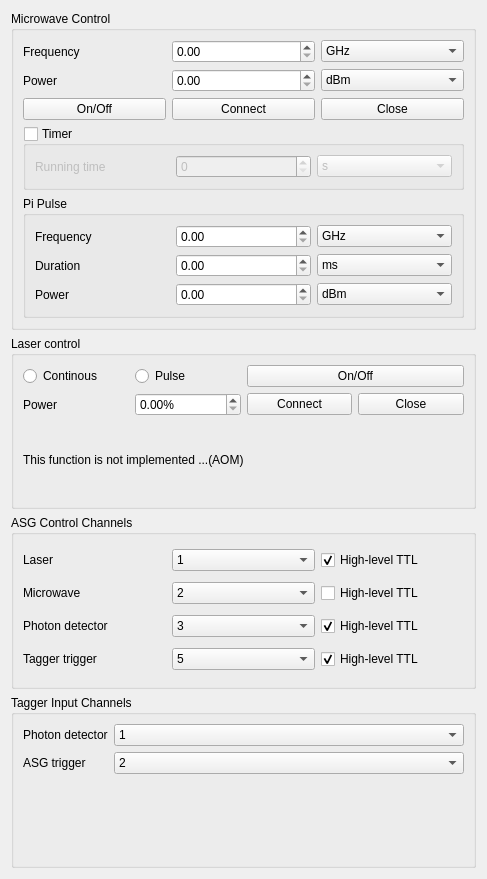
       <widget class="QWidget" name="pageGeneric">
        <property name="geometry">
         <rect>
          <x>0</x>
          <y>0</y>
          <width>487</width>
          <height>879</height>
         </rect>
        </property>
        <attribute name="label">
         <string>Generic Configuration</string>
        </attribute>
        <layout class="QGridLayout" name="gridLayout_12">
         <item row="0" column="0">
          <widget class="QGroupBox" name="groupBoxMicrowaveControl">
           <property name="title">
            <string>Microwave Control</string>
           </property>
           <layout class="QVBoxLayout" name="verticalLayout_7">
            <item>
             <layout class="QHBoxLayout" name="horizontalLayout_6">
              <item>
               <widget class="QLabel" name="labelMicrowaveFrequency">
                <property name="text">
                 <string>Frequency</string>
                </property>
               </widget>
              </item>
              <item>
               <widget class="QDoubleSpinBox" name="doubleSpinBoxMicrowaveFrequency"/>
              </item>
              <item>
               <widget class="QComboBox" name="comboBoxMicrowaveFrequencyUnit">
                <item>
                 <property name="text">
                  <string>GHz</string>
                 </property>
                </item>
                <item>
                 <property name="text">
                  <string>MHz</string>
                 </property>
                </item>
                <item>
                 <property name="text">
                  <string>KHz</string>
                 </property>
                </item>
                <item>
                 <property name="text">
                  <string>Hz</string>
                 </property>
                </item>
               </widget>
              </item>
             </layout>
            </item>
            <item>
             <layout class="QHBoxLayout" name="horizontalLayout_7">
              <item>
               <widget class="QLabel" name="labelMicrowavePower">
                <property name="text">
                 <string>Power</string>
                </property>
               </widget>
              </item>
              <item>
               <widget class="QDoubleSpinBox" name="doubleSpinBoxMicrowavePower"/>
              </item>
              <item>
               <widget class="QComboBox" name="comboBoxMicrowavePowerUnit">
                <item>
                 <property name="text">
                  <string>dBm</string>
                 </property>
                </item>
                <item>
                 <property name="text">
                  <string>mW</string>
                 </property>
                </item>
               </widget>
              </item>
             </layout>
            </item>
            <item>
             <layout class="QHBoxLayout" name="horizontalLayout_21">
              <item>
               <widget class="QPushButton" name="pushButtonMicrowaveOnOff">
                <property name="sizePolicy">
                 <sizepolicy hsizetype="Minimum" vsizetype="Minimum">
                  <horstretch>0</horstretch>
                  <verstretch>0</verstretch>
                 </sizepolicy>
                </property>
                <property name="text">
                 <string>On/Off</string>
                </property>
                <property name="checkable">
                 <bool>true</bool>
                </property>
               </widget>
              </item>
              <item>
               <widget class="QPushButton" name="pushButtonMicrowaveConnect">
                <property name="text">
                 <string>Connect</string>
                </property>
               </widget>
              </item>
              <item>
               <widget class="QPushButton" name="pushButtonMicrowaveClose">
                <property name="text">
                 <string>Close</string>
                </property>
               </widget>
              </item>
             </layout>
            </item>
            <item>
             <widget class="QGroupBox" name="groupBox_2">
              <property name="title">
               <string>Timer</string>
              </property>
              <property name="checkable">
               <bool>true</bool>
              </property>
              <property name="checked">
               <bool>false</bool>
              </property>
              <layout class="QHBoxLayout" name="horizontalLayout_4">
               <item>
                <widget class="QLabel" name="labelMicrowaveTimer">
                 <property name="text">
                  <string>Running time</string>
                 </property>
                </widget>
               </item>
               <item>
                <widget class="QSpinBox" name="spinBoxMicrowaveTimerTime"/>
               </item>
               <item>
                <widget class="QComboBox" name="comboBoxMicrowaveTimerTimeUnit">
                 <item>
                  <property name="text">
                   <string>s</string>
                  </property>
                 </item>
                 <item>
                  <property name="text">
                   <string>ms</string>
                  </property>
                 </item>
                 <item>
                  <property name="text">
                   <string>us</string>
                  </property>
                 </item>
                </widget>
               </item>
              </layout>
             </widget>
            </item>
            <item>
             <widget class="QGroupBox" name="groupBoxMicrowavePiPulse">
              <property name="title">
               <string>Pi Pulse</string>
              </property>
              <layout class="QVBoxLayout" name="verticalLayout_8">
               <item>
                <layout class="QHBoxLayout" name="horizontalLayout_5">
                 <item>
                  <widget class="QLabel" name="labelMicrowavePiPulsePiPulseFrequency">
                   <property name="text">
                    <string>Frequency</string>
                   </property>
                  </widget>
                 </item>
                 <item>
                  <widget class="QDoubleSpinBox" name="doubleSpinBoxMicrowavePiPulseFrequency"/>
                 </item>
                 <item>
                  <widget class="QComboBox" name="comboBoxMicrowavePiPulseFrequencyUnit">
                   <item>
                    <property name="text">
                     <string>GHz</string>
                    </property>
                   </item>
                   <item>
                    <property name="text">
                     <string>MHz</string>
                    </property>
                   </item>
                   <item>
                    <property name="text">
                     <string>KHz</string>
                    </property>
                   </item>
                   <item>
                    <property name="text">
                     <string>Hz</string>
                    </property>
                   </item>
                  </widget>
                 </item>
                </layout>
               </item>
               <item>
                <layout class="QHBoxLayout" name="horizontalLayout_20">
                 <item>
                  <widget class="QLabel" name="labelMicrowavePiPulseDuration">
                   <property name="text">
                    <string>Duration</string>
                   </property>
                  </widget>
                 </item>
                 <item>
                  <widget class="QDoubleSpinBox" name="doubleSpinBoxMicrowavePiPulseDuration"/>
                 </item>
                 <item>
                  <widget class="QComboBox" name="comboBoxMicrowavePiPulseDurationUnit">
                   <item>
                    <property name="text">
                     <string>ms</string>
                    </property>
                   </item>
                   <item>
                    <property name="text">
                     <string>us</string>
                    </property>
                   </item>
                   <item>
                    <property name="text">
                     <string>ns</string>
                    </property>
                   </item>
                  </widget>
                 </item>
                </layout>
               </item>
               <item>
                <layout class="QHBoxLayout" name="horizontalLayout_19">
                 <item>
                  <widget class="QLabel" name="labelMicrowavePiPulsePower">
                   <property name="text">
                    <string>Power</string>
                   </property>
                  </widget>
                 </item>
                 <item>
                  <widget class="QDoubleSpinBox" name="doubleSpinBoxMicrowavePiPulsePower"/>
                 </item>
                 <item>
                  <widget class="QComboBox" name="comboBoxMicrowavePiPulsePowerUnit">
                   <item>
                    <property name="text">
                     <string>dBm</string>
                    </property>
                   </item>
                   <item>
                    <property name="text">
                     <string>mW</string>
                    </property>
                   </item>
                  </widget>
                 </item>
                </layout>
               </item>
              </layout>
             </widget>
            </item>
           </layout>
          </widget>
         </item>
         <item row="1" column="0">
          <widget class="QGroupBox" name="groupBoxLaserControl">
           <property name="title">
            <string>Laser control</string>
           </property>
           <layout class="QVBoxLayout" name="verticalLayout_2">
            <item>
             <layout class="QGridLayout" name="gridLayout_7">
              <item row="0" column="0">
               <widget class="QRadioButton" name="radioButtonLaserCW">
                <property name="text">
                 <string>Continous</string>
                </property>
               </widget>
              </item>
              <item row="0" column="1">
               <widget class="QRadioButton" name="radioButtonLaserPulse">
                <property name="text">
                 <string>Pulse</string>
                </property>
               </widget>
              </item>
              <item row="0" column="2" colspan="2">
               <widget class="QPushButton" name="pushButtonLaserOnOff">
                <property name="sizePolicy">
                 <sizepolicy hsizetype="Minimum" vsizetype="Minimum">
                  <horstretch>0</horstretch>
                  <verstretch>0</verstretch>
                 </sizepolicy>
                </property>
                <property name="text">
                 <string>On/Off</string>
                </property>
                <property name="checkable">
                 <bool>true</bool>
                </property>
               </widget>
              </item>
              <item row="1" column="0">
               <widget class="QLabel" name="labelLaserPower">
                <property name="text">
                 <string>Power</string>
                </property>
               </widget>
              </item>
              <item row="1" column="1">
               <widget class="QDoubleSpinBox" name="doubleSpinBoxLaserPower">
                <property name="suffix">
                 <string>%</string>
                </property>
               </widget>
              </item>
              <item row="1" column="2">
               <widget class="QPushButton" name="pushButtonLaserConnect">
                <property name="text">
                 <string>Connect</string>
                </property>
               </widget>
              </item>
              <item row="1" column="3">
               <widget class="QPushButton" name="pushButtonLaserClose">
                <property name="text">
                 <string>Close</string>
                </property>
               </widget>
              </item>
             </layout>
            </item>
            <item>
             <widget class="QLabel" name="label_2">
              <property name="text">
               <string>This function is not implemented ...(AOM)</string>
              </property>
             </widget>
            </item>
           </layout>
          </widget>
         </item>
         <item row="2" column="0">
          <widget class="QGroupBox" name="groupBoxASGChannels">
           <property name="title">
            <string>ASG Control Channels</string>
           </property>
           <layout class="QGridLayout" name="gridLayout_18">
            <item row="0" column="0">
             <widget class="QLabel" name="labelHistType">
              <property name="text">
               <string>Laser</string>
              </property>
             </widget>
            </item>
            <item row="0" column="1">
             <widget class="QComboBox" name="comboBoxASGLaser">
              <item>
               <property name="text">
                <string>1</string>
               </property>
              </item>
              <item>
               <property name="text">
                <string>2</string>
               </property>
              </item>
              <item>
               <property name="text">
                <string>3</string>
               </property>
              </item>
              <item>
               <property name="text">
                <string>4</string>
               </property>
              </item>
              <item>
               <property name="text">
                <string>5</string>
               </property>
              </item>
              <item>
               <property name="text">
                <string>6</string>
               </property>
              </item>
              <item>
               <property name="text">
                <string>7</string>
               </property>
              </item>
              <item>
               <property name="text">
                <string>8</string>
               </property>
              </item>
             </widget>
            </item>
            <item row="0" column="2">
             <widget class="QCheckBox" name="checkBoxASGLaserTTL">
              <property name="text">
               <string>High-level TTL </string>
              </property>
              <property name="checked">
               <bool>true</bool>
              </property>
             </widget>
            </item>
            <item row="1" column="0">
             <widget class="QLabel" name="labelSplit">
              <property name="text">
               <string>Microwave</string>
              </property>
             </widget>
            </item>
            <item row="1" column="1">
             <widget class="QComboBox" name="comboBoxASGMicrowave">
              <property name="currentText">
               <string>2</string>
              </property>
              <property name="currentIndex">
               <number>1</number>
              </property>
              <item>
               <property name="text">
                <string>1</string>
               </property>
              </item>
              <item>
               <property name="text">
                <string>2</string>
               </property>
              </item>
              <item>
               <property name="text">
                <string>3</string>
               </property>
              </item>
              <item>
               <property name="text">
                <string>4</string>
               </property>
              </item>
              <item>
               <property name="text">
                <string>5</string>
               </property>
              </item>
              <item>
               <property name="text">
                <string>6</string>
               </property>
              </item>
              <item>
               <property name="text">
                <string>7</string>
               </property>
              </item>
              <item>
               <property name="text">
                <string>8</string>
               </property>
              </item>
             </widget>
            </item>
            <item row="1" column="2">
             <widget class="QCheckBox" name="checkBoxASGMicrowaveTTL">
              <property name="text">
               <string>High-level TTL </string>
              </property>
             </widget>
            </item>
            <item row="2" column="0">
             <widget class="QLabel" name="label_11">
              <property name="text">
               <string>Photon detector</string>
              </property>
             </widget>
            </item>
            <item row="2" column="1">
             <widget class="QComboBox" name="comboBoxASGAPD">
              <property name="currentIndex">
               <number>2</number>
              </property>
              <item>
               <property name="text">
                <string>1</string>
               </property>
              </item>
              <item>
               <property name="text">
                <string>2</string>
               </property>
              </item>
              <item>
               <property name="text">
                <string>3</string>
               </property>
              </item>
              <item>
               <property name="text">
                <string>4</string>
               </property>
              </item>
              <item>
               <property name="text">
                <string>5</string>
               </property>
              </item>
              <item>
               <property name="text">
                <string>6</string>
               </property>
              </item>
              <item>
               <property name="text">
                <string>7</string>
               </property>
              </item>
              <item>
               <property name="text">
                <string>8</string>
               </property>
              </item>
             </widget>
            </item>
            <item row="2" column="2">
             <widget class="QCheckBox" name="checkBoxASGAPDTTL">
              <property name="text">
               <string>High-level TTL </string>
              </property>
              <property name="checked">
               <bool>true</bool>
              </property>
             </widget>
            </item>
            <item row="3" column="0">
             <widget class="QLabel" name="label_12">
              <property name="text">
               <string>Tagger trigger</string>
              </property>
             </widget>
            </item>
            <item row="3" column="1">
             <widget class="QComboBox" name="comboBoxASGTagger">
              <property name="currentIndex">
               <number>4</number>
              </property>
              <item>
               <property name="text">
                <string>1</string>
               </property>
              </item>
              <item>
               <property name="text">
                <string>2</string>
               </property>
              </item>
              <item>
               <property name="text">
                <string>3</string>
               </property>
              </item>
              <item>
               <property name="text">
                <string>4</string>
               </property>
              </item>
              <item>
               <property name="text">
                <string>5</string>
               </property>
              </item>
              <item>
               <property name="text">
                <string>6</string>
               </property>
              </item>
              <item>
               <property name="text">
                <string>7</string>
               </property>
              </item>
              <item>
               <property name="text">
                <string>8</string>
               </property>
              </item>
             </widget>
            </item>
            <item row="3" column="2">
             <widget class="QCheckBox" name="checkBoxASGTaggerTTL">
              <property name="text">
               <string>High-level TTL </string>
              </property>
              <property name="checked">
               <bool>true</bool>
              </property>
             </widget>
            </item>
           </layout>
          </widget>
         </item>
         <item row="3" column="0">
          <widget class="QGroupBox" name="groupBoxTaggerChannels">
           <property name="title">
            <string>Tagger Input Channels</string>
           </property>
           <layout class="QFormLayout" name="formLayout_3">
            <item row="0" column="0">
             <widget class="QLabel" name="label_14">
              <property name="text">
               <string>Photon detector</string>
              </property>
             </widget>
            </item>
            <item row="0" column="1">
             <widget class="QComboBox" name="comboBoxTaggerAPD">
              <item>
               <property name="text">
                <string>1</string>
               </property>
              </item>
              <item>
               <property name="text">
                <string>2</string>
               </property>
              </item>
              <item>
               <property name="text">
                <string>3</string>
               </property>
              </item>
              <item>
               <property name="text">
                <string>4</string>
               </property>
              </item>
              <item>
               <property name="text">
                <string>5</string>
               </property>
              </item>
              <item>
               <property name="text">
                <string>6</string>
               </property>
              </item>
              <item>
               <property name="text">
                <string>7</string>
               </property>
              </item>
              <item>
               <property name="text">
                <string>8</string>
               </property>
              </item>
             </widget>
            </item>
            <item row="1" column="0">
             <widget class="QLabel" name="label_15">
              <property name="text">
               <string>ASG trigger</string>
              </property>
             </widget>
            </item>
            <item row="1" column="1">
             <widget class="QComboBox" name="comboBoxTaggerTrigger">
              <property name="currentText">
               <string>2</string>
              </property>
              <property name="currentIndex">
               <number>1</number>
              </property>
              <item>
               <property name="text">
                <string>1</string>
               </property>
              </item>
              <item>
               <property name="text">
                <string>2</string>
               </property>
              </item>
              <item>
               <property name="text">
                <string>3</string>
               </property>
              </item>
              <item>
               <property name="text">
                <string>4</string>
               </property>
              </item>
              <item>
               <property name="text">
                <string>5</string>
               </property>
              </item>
              <item>
               <property name="text">
                <string>6</string>
               </property>
              </item>
              <item>
               <property name="text">
                <string>7</string>
               </property>
              </item>
              <item>
               <property name="text">
                <string>8</string>
               </property>
              </item>
             </widget>
            </item>
           </layout>
          </widget>
         </item>
        </layout>
       </widget>
